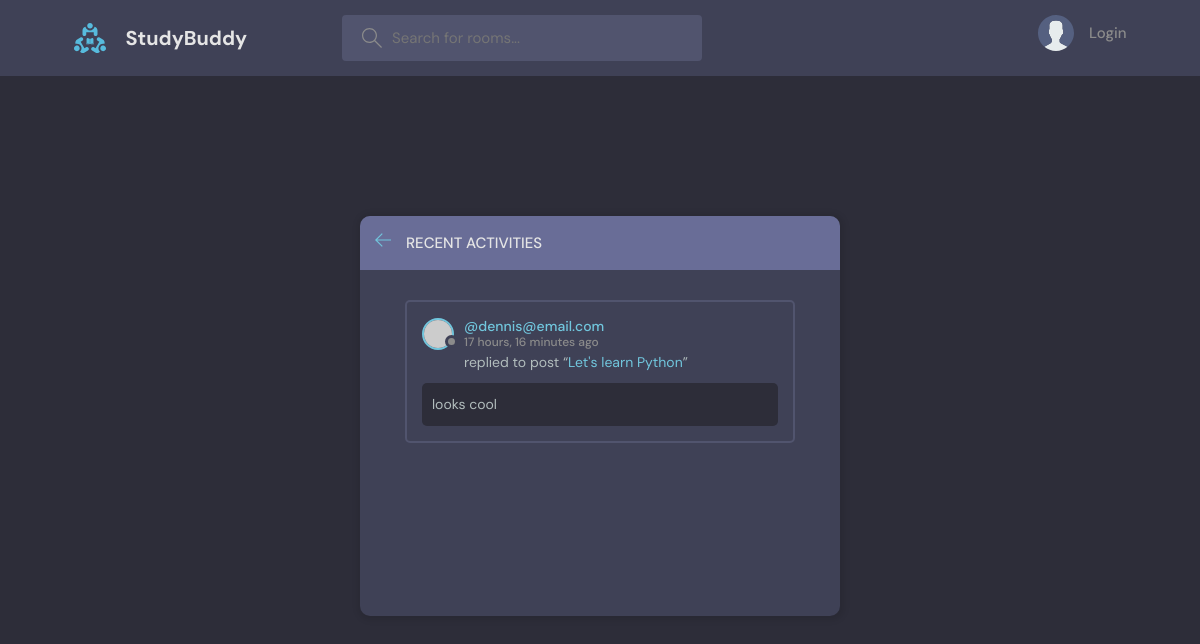
/activities/, run on an earlier commit of the app's database.
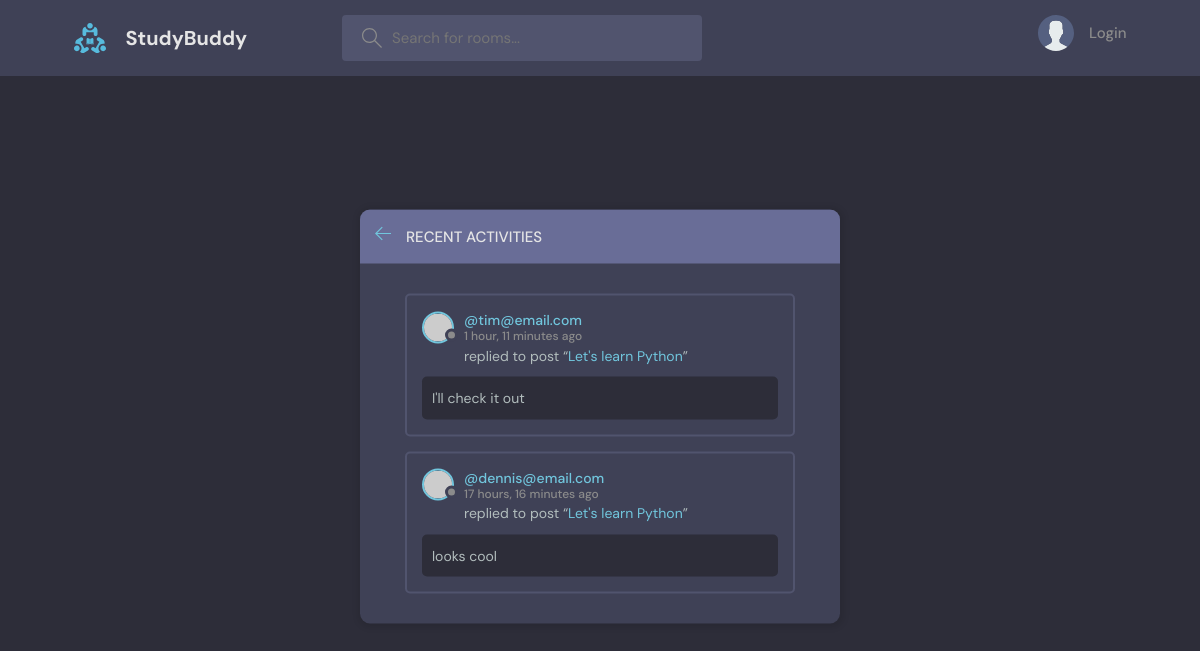
And on a later commit of the database.
### base/models.py (models this page shows, shortened)
class Message(models.Model):
    user = models.ForeignKey(User, on_delete=models.CASCADE)
    Room = models.ForeignKey(Room, on_delete=models.CASCADE)
    body = models.TextField()
    created_at = models.DateTimeField(auto_now_add=True)
    updated_at = models.DateTimeField(auto_now=True)
    class Meta:
        ordering = ['-updated_at', '-created_at']

class User(AbstractUser):
    name = models.CharField(max_length=200, null=True)
    email = models.EmailField(unique=True, null=True)
    bio = models.TextField(null=True)
    avatar = models.ImageField(null=True, default="avatar.svg")
    USERNAME_FIELD = 'email'
    REQUIRED_FIELDS = []

class Room(models.Model):
    hosts = models.ForeignKey(User, on_delete=models.SET_NULL, null=True)
    topic = models.ForeignKey(Topic, on_delete=models.SET_NULL, null=True)
    name = models.CharField(max_length=100)
    description = models.TextField(null=True, blank=True)
    participants = models.ManyToManyField(User, related_name='participants', blank=True)
    created_at = models.DateTimeField(auto_now_add=True)
    updated_at = models.DateTimeField(auto_now=True)
    class Meta:
        ordering = ['-updated_at', '-created_at']
    def __str__(self):
        return self.name

### base/views.py (the view)
# urls.py: path('activities/', views.activities_page, name='activities'),
def activities_page(request):
    room_messages = Message.objects.all()
    context = {'room_messages': room_messages}
    return render(request, 'base/activity.html', context)

### base/templates/base/activity.html (shortened to what this page needs)
{% extends 'main.html' %}
{% block content %}
<main class="layout">
  <div class="container">
    <div class="layout__box">
      <div class="layout__boxHeader">
        <div class="layout__boxTitle">
          <a href="{% url 'home' %}">
            <svg version="1.1" xmlns="http://www.w3.org/2000/svg" width="32" height="32" viewBox="0 0 32 32">
              <title>arrow-left</title>
              <path
                d="M13.723 2.286l-13.723 13.714 13.719 13.714 1.616-1.611-10.96-10.96h27.625v-2.286h-27.625l10.965-10.965-1.616-1.607z"
              ></path>
            </svg>
          </a>
          <h3>Recent Activities</h3>
        </div>
      </div>
      <div class="activities-page layout__body">
        {% for message in room_messages %}
        <div class="activities__box">
          <div class="activities__boxHeader roomListRoom__header">
            <a href="{% url 'user-profile' message.user.id %}" class="roomListRoom__author">
              <div class="avatar avatar--small">
                <img src="https://randomuser.me/api/portraits/women/11.jpg" />
              </div>
              <p>
                @{{message.user}}
                <span>{{message.created_at|timesince}} ago</span>
              </p>
            </a>
          </div>
          <div class="activities__boxContent">
            <p>replied to post “<a href="{% url 'rooms' message.Room.id %}">{{message.Room}}</a>”</p>
            <div class="activities__boxRoomContent">
              {{message.body}}
            </div>
          </div>
        </div>
        {% endfor %}
      </div>
    </div>
  </div>
</main>
{% endblock content %}

What changed in the data, as far as the page shows it:
added Message: user "tim@email.com", created_at "1 hour, 11 minutes", Room "Let's learn Python", body "I'll check it out"
